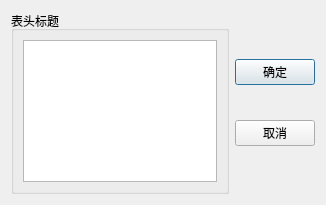
<?xml version="1.0" encoding="UTF-8"?>
<ui version="4.0">
 <class>QWDialogHeaders</class>
 <widget class="QDialog" name="QWDialogHeaders">
  <property name="geometry">
   <rect>
    <x>0</x>
    <y>0</y>
    <width>326</width>
    <height>205</height>
   </rect>
  </property>
  <property name="windowTitle">
   <string>设置表头标题</string>
  </property>
  <layout class="QGridLayout" name="gridLayout_2">
   <item row="0" column="0">
    <widget class="QGroupBox" name="groupBox">
     <property name="title">
      <string>表头标题</string>
     </property>
     <layout class="QGridLayout" name="gridLayout">
      <item row="0" column="0">
       <widget class="QListView" name="listView"/>
      </item>
     </layout>
    </widget>
   </item>
   <item row="0" column="1">
    <layout class="QVBoxLayout" name="verticalLayout">
     <item>
      <spacer name="verticalSpacer_2">
       <property name="orientation">
        <enum>Qt::Vertical</enum>
       </property>
       <property name="sizeHint" stdset="0">
        <size>
         <width>20</width>
         <height>58</height>
        </size>
       </property>
      </spacer>
     </item>
     <item>
      <widget class="QPushButton" name="btnOk">
       <property name="text">
        <string>确定</string>
       </property>
       <property name="icon">
        <iconset resource="qrc.qrc">
         <normaloff>:/images/icons/704.bmp</normaloff>:/images/icons/704.bmp</iconset>
       </property>
      </widget>
     </item>
     <item>
      <spacer name="verticalSpacer_3">
       <property name="orientation">
        <enum>Qt::Vertical</enum>
       </property>
       <property name="sizeHint" stdset="0">
        <size>
         <width>20</width>
         <height>38</height>
        </size>
       </property>
      </spacer>
     </item>
     <item>
      <widget class="QPushButton" name="btnCancel">
       <property name="text">
        <string>取消</string>
       </property>
       <property name="icon">
        <iconset resource="qrc.qrc">
         <normaloff>:/images/icons/706.bmp</normaloff>:/images/icons/706.bmp</iconset>
       </property>
      </widget>
     </item>
     <item>
      <spacer name="verticalSpacer">
       <property name="orientation">
        <enum>Qt::Vertical</enum>
       </property>
       <property name="sizeHint" stdset="0">
        <size>
         <width>20</width>
         <height>58</height>
        </size>
       </property>
      </spacer>
     </item>
    </layout>
   </item>
  </layout>
 </widget>
 <resources>
  <include location="qrc.qrc"/>
 </resources>
 <connections>
  <connection>
   <sender>btnOk</sender>
   <signal>clicked()</signal>
   <receiver>QWDialogHeaders</receiver>
   <slot>accept()</slot>
   <hints>
    <hint type="sourcelabel">
     <x>275</x>
     <y>71</y>
    </hint>
    <hint type="destinationlabel">
     <x>162</x>
     <y>102</y>
    </hint>
   </hints>
  </connection>
  <connection>
   <sender>btnCancel</sender>
   <signal>clicked()</signal>
   <receiver>QWDialogHeaders</receiver>
   <slot>reject()</slot>
   <hints>
    <hint type="sourcelabel">
     <x>275</x>
     <y>132</y>
    </hint>
    <hint type="destinationlabel">
     <x>162</x>
     <y>102</y>
    </hint>
   </hints>
  </connection>
 </connections>
</ui>
